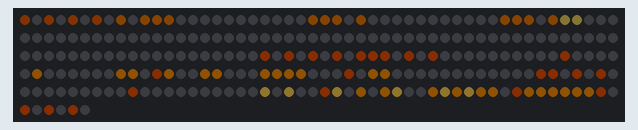
A program run on a simulated Raspberry Pi Pico running MicroPython. Shown: 256 RGB LEDs in strip order, left to right, continuing on the next row. Dim RGB values are drawn brighter than linear; random numbers come from a fixed seed; the interpreter's speed is modelled, so counts of loop turns are approximate.

Above: at 2.25 s.
At 7.2 s:
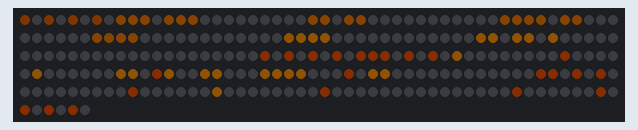
At 12.13 s:
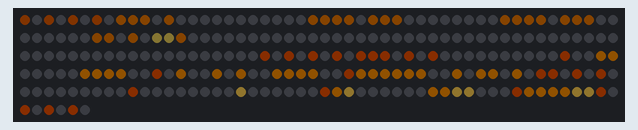
At 19.9 s:
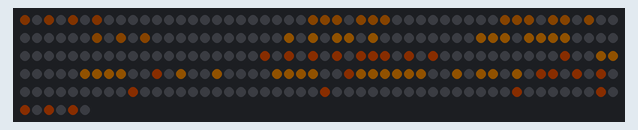
At 25.73 s:
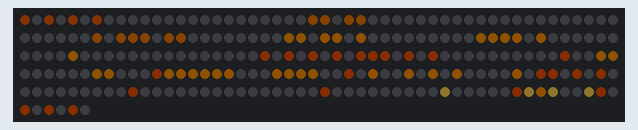
At 38.98 s:
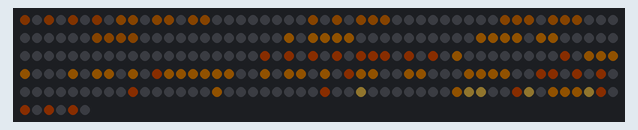

Measured:
- what the display in image 1 shows lasts 1.4 s, from 7.1 s to 8.5 s

The program:

terminal.py
```python
# Demo: Terminal. Altes Bernstein-Terminal: links tippt sich Text Zeile fuer Zeile, rechts druckt
# sich zu jeder Strophe ein Pixel-Symbol und ein Pegelmesser huepft im Takt des Tippens.
import time, random, gc
import matrix as m

W, H = m.W, m.H
FRAME_MS = 40
TYPE_FRAMES = 2      # Bilder pro getipptem Zeichen
LINE_PAUSE = 8       # Pause am Zeilenende (Bilder)
VERSE_LINES = (8, 14)  # so viele Zeilen hat eine Strophe (von, bis)
VERSE_PAUSE = 45     # Pause nach einer Strophe, dann wird der Schirm geloescht
TEXT_W = 9           # Breite des Textfensters (Spalten 0..8)
ROWS = (1, 3, 5, 7, 9, 11, 13)   # Textzeilen im linken Fenster

AMBER = (255, 140, 0)
FRESH = (255, 210, 80)   # gerade getippte Zeichen leuchten kurz heller
FRAME = (150, 55, 0)     # gestrichelte Rahmen

# Symbole fuer das rechte Fenster (6x6), X = Pixel
ICONS = (
    (".X..X.", "XXXXXX", "XXXXXX", ".XXXX.", "..XX..", "......"),   # Herz
    (".XXXX.", "X.XX.X", "XXXXXX", "X.XX.X", "XX..XX", ".XXXX."),   # Smiley
    (".XXXX.", "XXXXXX", "XXXXXX", ".XXXX.", "..XX..", "..XX.."),   # Gluehbirne
    (".....X", "....XX", "X..XX.", "XXXX..", ".XX...", "......"),   # Haken
    ("...XX.", "..XX..", ".XXXX.", "..XX..", ".XX...", ".X...."),   # Blitz
    ("..XX..", ".XXXX.", ".X..X.", ".XXXX.", "XXXXXX", "X.XX.X"),   # Rakete
    ("..XX..", "..XX..", "XXXXXX", ".XXXX.", ".X..X.", "X....X"),   # Stern
)
ICON_X, ICON_Y = 10, 2
BAR_TOP, BAR_BOTTOM = 10, 14     # Pegelmesser rechts unten

# Rahmen einmal zeichnen, danach pro Bild nur kopieren
m.clear()
for x in range(0, W, 2):
    m.set(x, 0, FRAME)
    m.set(x, 15, FRAME)
for y in range(0, H, 2):
    m.set(TEXT_W, y, FRAME)
for x in range(TEXT_W + 1, W, 2):
    m.set(x, 8, FRAME)
BG = bytes(m.buf)

def new_line():
    # eine Zeile aus Woertern (1-4 Zeichen) mit Luecken, als Liste von 0/1
    n = random.randrange(5, TEXT_W + 1)
    if random.random() < 0.08:
        return []                # Leerzeile
    out = []
    while len(out) < n:
        out += [1] * random.randrange(1, 5)
        out.append(0)
    out = out[:n]
    while out and out[-1] == 0:
        out.pop()
    return out

lines = []           # fertig getippte Zeilen (sichtbar)
cur = new_line()     # Zeile, die gerade getippt wird
pos = 0              # wie viele Zeichen davon schon da sind
wait = 0
left = random.randrange(*VERSE_LINES)
icon = random.randrange(len(ICONS))
icon_rows = 0        # wie viele Zeilen des Symbols schon gedruckt sind
bars = [0.0] * 6
frame = 0
typing = True

while True:
    t = time.ticks_ms()
    frame += 1

    # Tippen
    typing = False
    if wait > 0:
        wait -= 1
        if wait == 0 and left <= 0:
            # neue Strophe: Schirm leeren, anderes Symbol
            lines = []
            left = random.randrange(*VERSE_LINES)
            icon = (icon + random.randrange(1, len(ICONS))) % len(ICONS)
            icon_rows = 0
    elif frame % TYPE_FRAMES == 0:
        if pos < len(cur):
            pos += 1
            typing = cur[pos - 1] == 1
        else:
            lines.append(cur)
            if len(lines) >= len(ROWS):
                lines.pop(0)     # nach oben scrollen
            cur = new_line()
            pos = 0
            left -= 1
            wait = VERSE_PAUSE if left <= 0 else LINE_PAUSE
            if left <= 0:
                cur = new_line()
    if icon_rows < 6 and frame % 3 == 0:
        icon_rows += 1

    # Pegelmesser: springt beim Tippen hoch, faellt langsam
    for i in range(6):
        if typing and random.random() < 0.6:
            bars[i] = max(bars[i], random.uniform(1, 5))
        bars[i] = max(0.0, bars[i] - 0.25)

    # zeichnen
    m.buf[:] = BG
    for k, ln in enumerate(lines):
        y = ROWS[k]
        for x in range(len(ln)):
            if ln[x]:
                m.set(x, y, AMBER)
    y = ROWS[len(lines)] if left > 0 or wait == 0 else None
    if y is not None:
        for x in range(pos):
            if cur[x]:
                m.set(x, y, FRESH if x >= pos - 2 else AMBER)
        if (frame // 6) % 2 == 0 and pos < TEXT_W:
            m.set(pos, y, AMBER)     # Cursor
    art = ICONS[icon]
    for r in range(icon_rows):
        row = art[r]
        for c in range(6):
            if row[c] == "X":
                m.set(ICON_X + c, ICON_Y + r, AMBER)
    for i in range(6):
        h = int(bars[i] + 0.5)
        for j in range(h):
            m.set(TEXT_W + 1 + i, BAR_BOTTOM - j, FRESH if j == h - 1 else AMBER)
    m.show()
    if frame % 8 == 0:
        gc.collect()
    time.sleep_ms(max(0, FRAME_MS - time.ticks_diff(time.ticks_ms(), t)))
```

matrix.py
```python
# Gemeinsame Bibliothek fuer alle Demos: 4x WS2812B 8x8 als 16x16-Flaeche an GP22
# Anordnung: 1 links oben, 2 links unten, 3 rechts oben, 4 rechts unten
# Farben werden immer in voller Aufloesung (0-255) angegeben, show() dimmt sie herunter.
import machine, neopixel, micropython, array

PIN = 22
W = H = 16
N = W * H
MAX = 16  # max. Helligkeit pro Kanal (0-255) -> ca. 500 mA gesamt, VSYS gemessen stabil bis MAX 22
# Helligkeitsausgleich je Matrix (1, 2, 3, 4) und Farbkanal (R, G, B).
# Matrix 1 hat andere LEDs: Rot/Gruen doppelt so hell, Blau ca. 1,45x (per Auge abgeglichen)
GAIN = ((0.5, 0.5, 0.69), (1, 1, 1), (1, 1, 1), (1, 1, 1))
# Strombremse: Summe aller Kanaele (0-255) darf das nicht ueberschreiten,
# sonst wird alles gleichmaessig gedimmt. 255 je LED = so viel wie der Regenbogen.
BUDGET = N * 255

_np = neopixel.NeoPixel(machine.Pin(PIN), N)
buf = bytearray(N * 3)  # R, G, B je LED, Index = LED-Nummer in der Kette

# Faktor je LED und Kanal in Festkomma (x1024), damit show() ohne Fliesskomma auskommt
_mul = array.array('H', [round(MAX * GAIN[i // 3 // 64][i % 3] * 1024 / 255) for i in range(N * 3)])

@micropython.viper
def _sum(src: ptr8, n: int) -> int:
    t = 0
    i = 0
    while i < n:
        t += src[i]
        i += 1
    return t

@micropython.viper
def _render(src: ptr8, dst: ptr8, mul: ptr16, n: int, k: int):
    # RGB (0-255) -> gedimmt, korrigiert, gerundet, in GRB-Reihenfolge fuer die WS2812B
    j = 0
    while j < n:
        dst[j + 1] = (src[j] * mul[j] * k + 524288) >> 20
        dst[j] = (src[j + 1] * mul[j + 1] * k + 524288) >> 20
        dst[j + 2] = (src[j + 2] * mul[j + 2] * k + 524288) >> 20
        j += 3

def xy(x, y):
    m = (x // 8) * 2 + (y // 8)
    return m * 64 + (y % 8) * 8 + (x % 8)

def set(x, y, c):
    if 0 <= x < W and 0 <= y < H:
        i = xy(x, y) * 3
        buf[i] = c[0]; buf[i + 1] = c[1]; buf[i + 2] = c[2]

def get(x, y):
    i = xy(x, y) * 3
    return (buf[i], buf[i + 1], buf[i + 2])

def fill(c):
    for i in range(0, N * 3, 3):
        buf[i] = c[0]; buf[i + 1] = c[1]; buf[i + 2] = c[2]

def clear():
    fill((0, 0, 0))

def show():
    tot = _sum(buf, N * 3)
    k = 1024 if tot <= BUDGET else 1024 * BUDGET // tot
    _render(buf, _np.buf, _mul, N * 3, k)
    _np.write()

def wheel(p):
    # Farbrad 0..767, jeweils nur 2 Kanaele aktiv
    p %= 768
    if p < 256:
        return (255 - p, p, 0)
    p -= 256
    if p < 256:
        return (0, 255 - p, p)
    p -= 256
    return (p, 0, 255 - p)
```
